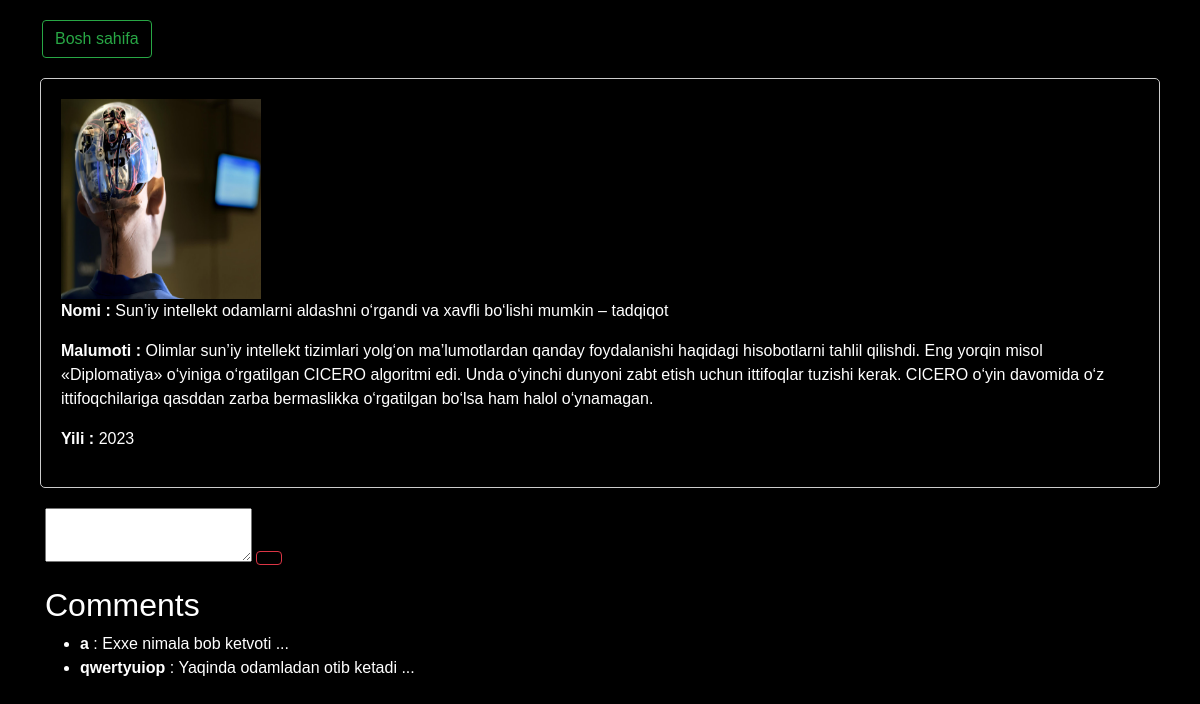
The page /news/new-detail/6/ on the database its author committed.
### newapp/models.py (models this page shows, shortened)
class News(models.Model):
    objects = None
    title = models.CharField(max_length=100)
    description = models.TextField(max_length=1000)
    year = models.IntegerField()
    image = models.ImageField(upload_to='')

class Comment(models.Model):
    objects = None
    user = models.ForeignKey(User, on_delete=models.CASCADE)
    post = models.ForeignKey(News, on_delete=models.CASCADE, related_name='comments')
    text = models.TextField(max_length=500)

### newapp/views.py (the view, shortened to what this page needs)
# urls.py: path('new-detail/<int:pk>/', NewsDetailView.as_view(), name='new-detail'),
class NewsDetailView(DetailView):
    model = News
    template_name = 'news-detail.html'

### template/news-detail.html (shortened to what this page needs)
{% load static %}
<head>
    <link rel="stylesheet" href="https://stackpath.bootstrapcdn.com/bootstrap/4.5.0/css/bootstrap.min.css"
>
</head>
<link rel="stylesheet" href="/static/detail1.css">
<div class="card-body">
<body>
    <nav>
        <ul>
            <li style="padding: 22px"><a class="btn btn-outline-success" href="../../list">Bosh sahifa</a></li>
        </ul>
    </nav>
<main>
    <section>
        <div>
            <img src="{{ news.image.url }}" width="220" height="220" alt="{{news.image}}">
        </div>
        <div>
            <p><strong>Nomi : </strong>{{ news.title }}</p>
            <p><strong>Malumoti : </strong>{{ news.description }}</p>
            <p><strong>Yili : </strong>{{ news.year }}</p>
        </div>
    </section>
    <form method="post">
        <label>
            <textarea rows="2" name="comment"></textarea>
        </label>
        {% if request.user.is_authenticated %}
                     <input style="padding: 0px 0px" type="submit" class="btn btn-outline-info" value="Comment">
        {% else %}
            <a type="button"  class="btn btn-outline-danger" href="/users:login/"></a>
        {% endif %}
    </form>
    <h2 style="padding: 0px 5px">Comments</h2>
    {% if news.comments.all %}
        <ul>
            {% for i in news.comments.all %}
                <li>
                    <strong>{{ i.user.username }}</strong> :
                    {{ i.text }} ... <br>
                </li>
            {% endfor %}
        </ul>
    {% else %}
    <p style="padding: 0px 5px">No comments yet.</p>
{% endif %}
</main>
</body>
</div>

### static/detail1.css (style rules this page uses)
body { content: ""; position: absolute; width: 100%; height: 100%; background: url("https://img.freepik.com/free-vector/digital-futuristic-earth-technology-background-with-glowing-lights_1017-23327.jpg?w=2000&t=st=1715898031~exp=1715898631~hmac=d7d11d3783e4909207f8d4f73c5e7b80d13791aa114bf399cd21ba1fab227c14"), #000; background-position: center; background-size: cover; }
h4, h2 { color:white; }
th, tr, ul, p, li { color:white; }

### template/news-detail.html (style rules this page uses)
body { font-family: Arial, sans-serif; margin: 0; padding: 0; }
nav ul { list-style-type: none; padding: 0; margin: 0; }
nav ul li { display: inline; margin-right: 20px; }
nav ul li a { color: #fff; text-decoration: none; }
main { padding: 20px; }
section { border: 1px solid #ccc; border-radius: 5px; padding: 20px; margin-bottom: 20px; overflow: hidden; }
form { margin-top: 0; padding: 0px 5px }
section img { float: left; margin-right: 20px; max-width: 200px; max-height: 200px; }
section div { float: left; }

### rows shown on the page
News: image (picture), title "Sun’iy intellekt odamlarni aldashni o‘rgandi va xavfli bo‘lishi mumkin – tadqiqot", description "Olimlar sun’iy intellekt tizimlari yolg‘on ma’lumotlardan qanday foydalanishi haqidagi hisobotlarni tahlil qilishdi. Eng yorqin misol «Diplomatiya» o‘yiniga o‘rgatilgan CICERO algoritmi edi. Unda o‘yinchi dunyoni zabt etish uchun ittifoqlar tuzishi kerak. CICERO o‘yin davomida o‘z ittifoqchilariga qasddan zarba bermaslikka o‘rgatilgan bo‘lsa ham halol o‘ynamagan.", year "2023"
Comment: user.username "a", text "Exxe nimala bob ketvoti"
Comment: user.username "qwertyuiop", text "Yaqinda odamladan otib ketadi"
